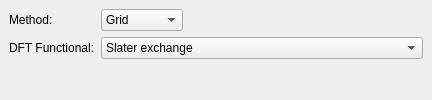
         <widget class="QWidget" name="dftWidget" >
          <layout class="QGridLayout" >
           <property name="margin" >
            <number>9</number>
           </property>
           <property name="spacing" >
            <number>6</number>
           </property>
           <item row="1" column="1" >
            <layout class="QHBoxLayout" >
             <property name="margin" >
              <number>0</number>
             </property>
             <property name="spacing" >
              <number>6</number>
             </property>
             <item>
              <widget class="QComboBox" name="dftFunctionalCombo" >
               <item>
                <property name="text" >
                 <string>Slater exchange</string>
                </property>
               </item>
               <item>
                <property name="text" >
                 <string>Becke 1988 exchange</string>
                </property>
               </item>
               <item>
                <property name="text" >
                 <string>VWN: Vosko-Wilk-Nusair (VWN5) correlation</string>
                </property>
               </item>
               <item>
                <property name="text" >
                 <string>LYP: Lee-Yang-Parr correlation</string>
                </property>
               </item>
               <item>
                <property name="text" >
                 <string>SVWN: Slater exhange + VWN correlation</string>
                </property>
               </item>
               <item>
                <property name="text" >
                 <string>BVWN: BECKE exchange + VWN5 correlation</string>
                </property>
               </item>
               <item>
                <property name="text" >
                 <string>BLYP: BECKE exchange + LYP correlation</string>
                </property>
               </item>
               <item>
                <property name="text" >
                 <string>B3LYP</string>
                </property>
               </item>
               <item>
                <property name="text" >
                 <string>Gill 1996 exchange</string>
                </property>
               </item>
               <item>
                <property name="text" >
                 <string>Perdew-Burke-Ernzerhof (PBE) exchange</string>
                </property>
               </item>
               <item>
                <property name="text" >
                 <string>OP: One-parameter Progressive correlation</string>
                </property>
               </item>
               <item>
                <property name="text" >
                 <string>SLYP: SLATER + Lee-Yang-Parr (LYP) correlation</string>
                </property>
               </item>
               <item>
                <property name="text" >
                 <string>SOP: SLATER + OP correlation</string>
                </property>
               </item>
               <item>
                <property name="text" >
                 <string>BOP: BECKE exchange + OP correlation</string>
                </property>
               </item>
               <item>
                <property name="text" >
                 <string>BVWN: GILL exchange + VWN5 correlation</string>
                </property>
               </item>
               <item>
                <property name="text" >
                 <string>GLYP: GILL exchange + LYP correlation</string>
                </property>
               </item>
               <item>
                <property name="text" >
                 <string>PBEVWN: PBE exchange + VWN6 correlation</string>
                </property>
               </item>
               <item>
                <property name="text" >
                 <string>PBELYP: PBE exchange +LYP correlation</string>
                </property>
               </item>
               <item>
                <property name="text" >
                 <string>PBEOP: PBE exchange + OP correlation</string>
                </property>
               </item>
               <item>
                <property name="text" >
                 <string>BHHLYP: HF and BECKE exchange + LYP correlation</string>
                </property>
               </item>
              </widget>
             </item>
             <item>
              <spacer>
               <property name="orientation" >
                <enum>Qt::Horizontal</enum>
               </property>
               <property name="sizeHint" >
                <size>
                 <width>0</width>
                 <height>20</height>
                </size>
               </property>
              </spacer>
             </item>
            </layout>
           </item>
           <item row="0" column="1" >
            <layout class="QHBoxLayout" >
             <property name="margin" >
              <number>0</number>
             </property>
             <property name="spacing" >
              <number>6</number>
             </property>
             <item>
              <widget class="QComboBox" name="dftMethodCombo" >
               <item>
                <property name="text" >
                 <string>Grid</string>
                </property>
               </item>
               <item>
                <property name="text" >
                 <string>Grid-Free</string>
                </property>
               </item>
              </widget>
             </item>
             <item>
              <spacer>
               <property name="orientation" >
                <enum>Qt::Horizontal</enum>
               </property>
               <property name="sizeHint" >
                <size>
                 <width>0</width>
                 <height>20</height>
                </size>
               </property>
              </spacer>
             </item>
            </layout>
           </item>
           <item row="1" column="0" >
            <widget class="QLabel" name="label_41" >
             <property name="text" >
              <string>DFT Functional:</string>
             </property>
            </widget>
           </item>
           <item row="0" column="0" >
            <widget class="QLabel" name="label_40" >
             <property name="text" >
              <string>Method:</string>
             </property>
            </widget>
           </item>
           <item row="2" column="0" >
            <spacer>
             <property name="orientation" >
              <enum>Qt::Vertical</enum>
             </property>
             <property name="sizeHint" >
              <size>
               <width>20</width>
               <height>0</height>
              </size>
             </property>
            </spacer>
           </item>
          </layout>
         </widget>
